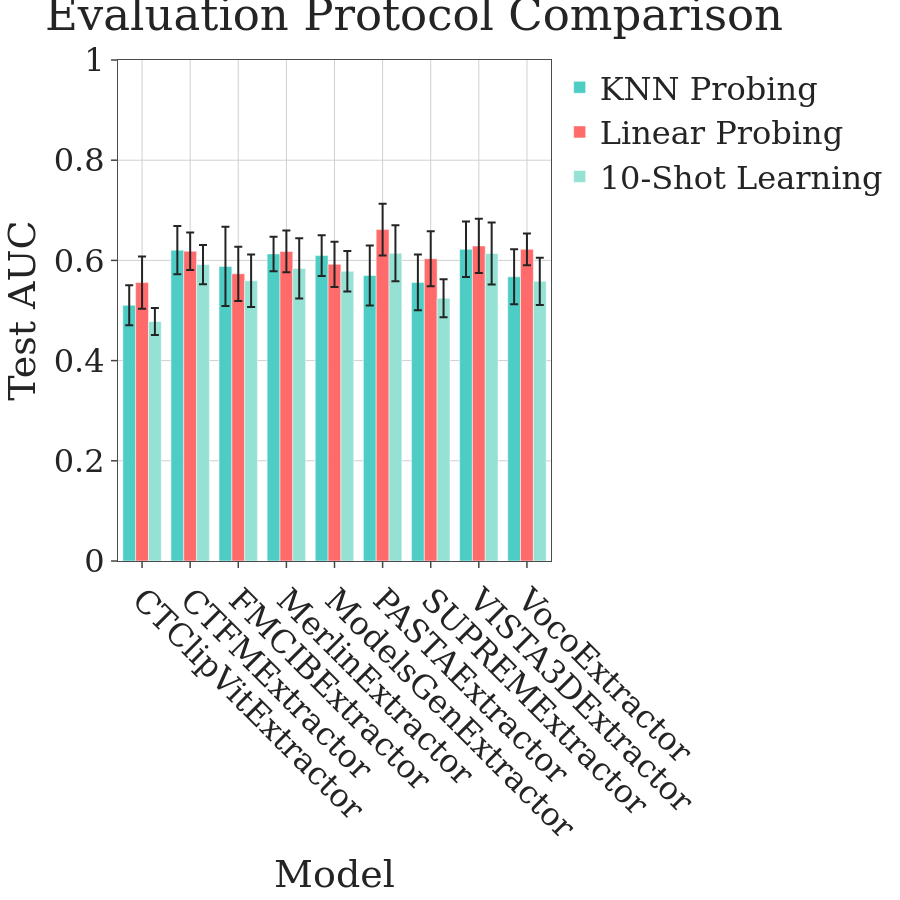

The notebook cell saved with this chart:
### Markdown cell above
## Comparison: KNN vs Linear Probing vs Few-Shot

### Code cell
# Create comparison visualization
model_names = list(linear_probing_results.keys())

knn_means = [test_accuracies_dict[m]['mean'] for m in model_names]
linear_means = [linear_probing_results[m]['mean'] for m in model_names]
few_shot_10_means = [few_shot_results[10][m]['mean'] for m in model_names]

knn_errors = [test_accuracies_dict[m]['ci95'][1] - test_accuracies_dict[m]['mean'] for m in model_names]
linear_errors = [linear_probing_results[m]['ci95'][1] - linear_probing_results[m]['mean'] for m in model_names]
few_shot_errors = [few_shot_results[10][m]['ci95'][1] - few_shot_results[10][m]['mean'] for m in model_names]

fig = go.Figure()

fig.add_trace(go.Bar(
    x=model_names,
    y=knn_means,
    error_y=dict(type='data', array=knn_errors),
    name='KNN Probing',
    marker_color='#4ECDC4'
))

fig.add_trace(go.Bar(
    x=model_names,
    y=linear_means,
    error_y=dict(type='data', array=linear_errors),
    name='Linear Probing',
    marker_color='#FF6B6B'
))

fig.add_trace(go.Bar(
    x=model_names,
    y=few_shot_10_means,
    error_y=dict(type='data', array=few_shot_errors),
    name='10-Shot Learning',
    marker_color='#95E1D3'
))

apply_r_style(fig, font_size=32)
fig.update_layout(
    title='Evaluation Protocol Comparison',
    xaxis_title='Model',
    yaxis_title='Test AUC',
    barmode='group',
    height=FIG_SIZE,
    width=FIG_SIZE,
    template='simple_white',
    xaxis_tickangle=45
)
fig.update_yaxes(range=[0, 1.0])

fig.write_image(PLOTS_DIR / f"nsclc_radiogenomics_evaluation_protocols.png")

fig.show()

print(f"Correlation KNN vs Linear Probing: {np.corrcoef(knn_means, linear_means)[0, 1]:.4f}")
print(f"Correlation KNN vs 10-Shot: {np.corrcoef(knn_means, few_shot_10_means)[0, 1]:.4f}")
print("Interpretation:")
print("  High KNN-Linear correlation (>0.8): Consistent feature quality assessment")
print("  10-Shot vs KNN: Difference shows data-efficiency gains with simple learning")

### Figure 1 — Plotly figure (JSON) as saved in the notebook; plotly's stock layout.template omitted (floating-point values rounded to 4 significant figures)
{"data": [{"error_y": {"array": [0.04002, 0.0482, 0.07908, 0.0344, 0.04064, 0.0598, 0.05563, 0.05547, 0.05494], "type": "data"}, "marker": {"color": "#4ECDC4"}, "name": "KNN Probing", "type": "bar", "x": ["CTClipVitExtractor", "CTFMExtractor", "FMCIBExtractor", "MerlinExtractor", "ModelsGenExtractor", "PASTAExtractor", "SUPREMExtractor", "VISTA3DExtractor", "VocoExtractor"], "y": [0.5104, 0.6204, 0.5879, 0.6129, 0.6096, 0.5699, 0.556, 0.6221, 0.5672]}, {"error_y": {"array": [0.0522, 0.03756, 0.05415, 0.04167, 0.04504, 0.05165, 0.05483, 0.05418, 0.0317], "type": "data"}, "marker": {"color": "#FF6B6B"}, "name": "Linear Probing", "type": "bar", "x": ["CTClipVitExtractor", "CTFMExtractor", "FMCIBExtractor", "MerlinExtractor", "ModelsGenExtractor", "PASTAExtractor", "SUPREMExtractor", "VISTA3DExtractor", "VocoExtractor"], "y": [0.5558, 0.6183, 0.5732, 0.6179, 0.5922, 0.6616, 0.6033, 0.6288, 0.6221]}, {"error_y": {"array": [0.02712, 0.03904, 0.05253, 0.0601, 0.04046, 0.05595, 0.03809, 0.06206, 0.04696], "type": "data"}, "marker": {"color": "#95E1D3"}, "name": "10-Shot Learning", "type": "bar", "x": ["CTClipVitExtractor", "CTFMExtractor", "FMCIBExtractor", "MerlinExtractor", "ModelsGenExtractor", "PASTAExtractor", "SUPREMExtractor", "VISTA3DExtractor", "VocoExtractor"], "y": [0.478, 0.5916, 0.5594, 0.5839, 0.5783, 0.6142, 0.5244, 0.6137, 0.5581]}], "layout": {"barmode": "group", "font": {"family": "DejaVu Serif", "size": 32}, "height": 900, "margin": {"b": 60, "l": 60, "r": 40, "t": 60}, "paper_bgcolor": "white", "plot_bgcolor": "white", "title": {"text": "Evaluation Protocol Comparison"}, "width": 900, "xaxis": {"gridcolor": "#D0D0D0", "linecolor": "#4B4B4B", "mirror": true, "showgrid": true, "tickangle": 45, "ticklen": 6, "ticks": "outside", "tickwidth": 1.5, "title": {"text": "Model"}, "zeroline": false}, "yaxis": {"gridcolor": "#D0D0D0", "linecolor": "#4B4B4B", "mirror": true, "range": [0, 1.0], "showgrid": true, "ticklen": 6, "ticks": "outside", "tickwidth": 1.5, "title": {"text": "Test AUC"}, "zeroline": false}}}
